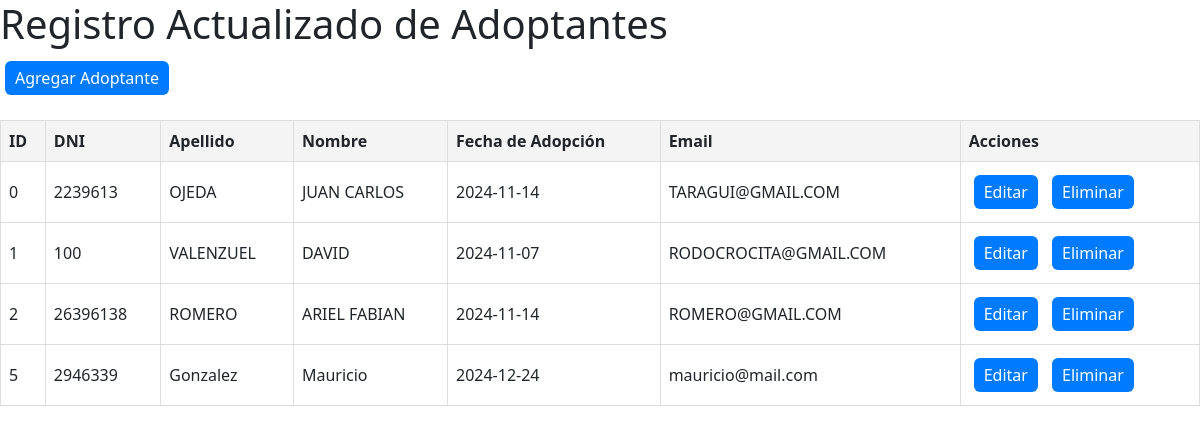
The page /vista/registros.php on the database its author committed.
### vista/registros.php (the view, shortened to what this page needs)
<?php
$host = 'localhost';
$user = 'root';
$password = '';
$dbname = 'usuario';
$conexion = new mysqli($host, $user, $password, $dbname);
$sql = "SELECT ID_ADOPTA, DNI, APELLIDO, NOMBRE, FECHA_ADOPCION, EMAIL FROM dueño";
$result = $conexion->query($sql);
?>
<!DOCTYPE html>
<html lang="es">
<head>
    <link href="https://cdn.jsdelivr.net/npm/bootstrap@5.3.3/dist/css/bootstrap.min.css" rel="stylesheet" />
</head>
<body>
    <h1>Registro Actualizado de Adoptantes</h1>
    <a href="vista.php" class="btn btn-success">Agregar Adoptante</a>
<div class="mb-3">
    <?php if ($result && $result->num_rows > 0): ?>
        <table>
            <thead>
                <tr>
                    <th>ID</th>
                    <th>DNI</th>
                    <th>Apellido</th>
                    <th>Nombre</th>
                    <th>Fecha de Adopción</th>
                    <th>Email</th>
                    <th>Acciones</th>
                </tr>
            </thead>
            <tbody>
                <?php while ($row = $result->fetch_assoc()): ?>
                    <tr>
                        <td><?= $row['ID_ADOPTA'] ?></td>
                        <td><?= $row['DNI'] ?></td>
                        <td><?= $row['APELLIDO'] ?></td>
                        <td><?= $row['NOMBRE'] ?></td>
                        <td><?= $row['FECHA_ADOPCION'] ?></td>
                        <td><?= $row['EMAIL'] ?></td>
                        <td>
                            <a href="editar_dueño.php?id=<?= $row['ID_ADOPTA'] ?>" class="btn">Editar</a>
                            <a href="eliminar_dueño.php?id=<?= $row['ID_ADOPTA'] ?>" class="btn btn-danger" onclick="return confirm('¿Estás seguro de eliminar este registro?')">Eliminar</a>
                        </td>
                    </tr>
                <?php endwhile; ?>
            </tbody>
        </table>
    <?php else: ?>
        <p>No se encontraron registros en la tabla.</p>
    <?php endif; ?>
</div>
</body>
</html>

### vista/registros.php (style rules this page uses)
table { width: 100%; border-collapse: collapse; margin: 20px 0; }
table, th, td { border: 1px solid #ddd; }
th, td { padding: 8px; text-align: left; }
th { background-color: #f4f4f4; }
.btn { padding: 5px 10px; margin: 5px; background-color: #007BFF; color: #fff; border: none; cursor: pointer; text-decoration: none; }

### rows shown on the page
dueño: ID_ADOPTA "0", DNI "2239613", APELLIDO "OJEDA", NOMBRE "JUAN CARLOS", FECHA_ADOPCION "2024-11-14", EMAIL "TARAGUI@GMAIL.COM"
dueño: ID_ADOPTA "1", DNI "100", APELLIDO "VALENZUEL", NOMBRE "DAVID", FECHA_ADOPCION "2024-11-07", EMAIL "RODOCROCITA@GMAIL.COM"
dueño: ID_ADOPTA "2", DNI "26396138", APELLIDO "ROMERO", NOMBRE "ARIEL FABIAN", FECHA_ADOPCION "2024-11-14", EMAIL "ROMERO@GMAIL.COM"
dueño: ID_ADOPTA "5", DNI "2946339", APELLIDO "Gonzalez", NOMBRE "Mauricio", FECHA_ADOPCION "2024-12-24", EMAIL "mauricio@mail.com"
